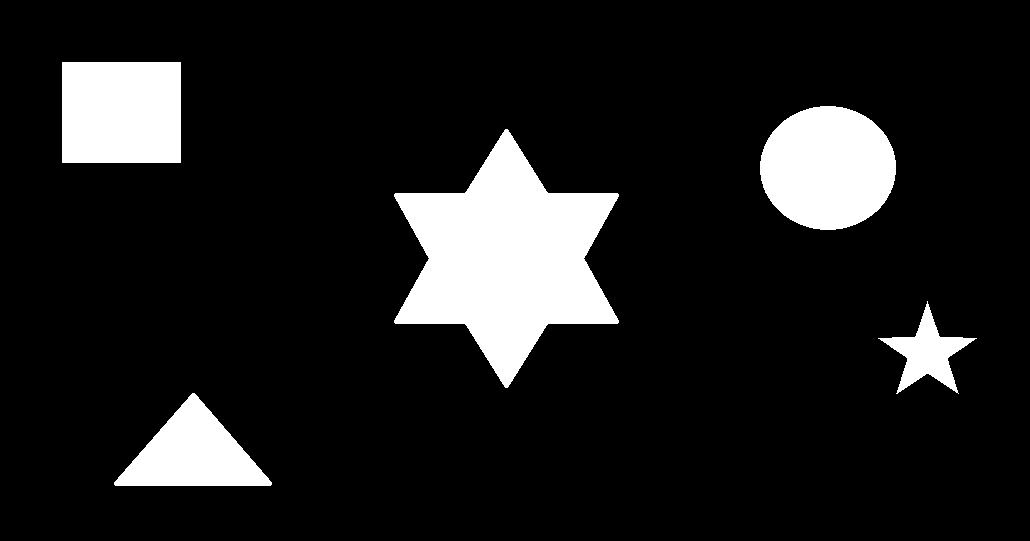
//> input picture Binary1.png, 1030 x 541 px
$ ./try   (built with g++ and OpenCV 4)
//> lines starting //> are read from the running program, lines starting //| are printed output that depends on the picture; after the words box and inside, x2 and y2 are one past the last pixel; in counts of white or black regions, pixels touching at a corner belong together
#include<iostream>

		#include "opencv2/highgui/highgui.hpp"
		#include "opencv2/imgproc/imgproc.hpp"
		#include "opencv2/core/core.hpp"

		using namespace cv;
		using namespace std;

int is_valid(int i,int j,Mat img2)
	{
		if(i<0 or j<0 or i>=img2.rows-1 or j>=img2.cols-1)
			return 0;
		return 1;
	}

void DFS_visit(int i,int j,int count,Mat img2)
	{	int k,l;
		img2.at<uchar>(i,j)=255-30*count;

		for(k=i-1;k<=i+1;k++)
			{
				for(l=j-1;l<=j+1;l++)
					{if(k!=i and l!=j)
						if(img2.at<uchar>(k,l)==255 and is_valid(k,l,img2))
								{
									img2.at<uchar>(k,l)=180;
									DFS_visit(k,l,count,img2);
								}
					}
			}
	}


int main()
	{
		int i,j,count=2;
		Mat img=imread("Binary1.png",0);
//> img: 541 rows x 1030 cols, CV_8UC1; 12% white; 5 white regions, box (x1, y1, x2, y2) and area: (394, 129, 619, 388) 30617, (760, 106, 896, 230) 13224, (62, 62, 181, 163) 12019, (114, 393, 272, 486) 7721, (878, 301, 977, 394) 3134
		Mat img3(img.rows,img.cols,CV_8UC1,Scalar(0));

		for(i=0;i<img.rows;i++)
		 	{
		 		for(j=0;j<img.cols;j++)
		 			{
		 				if(img.at<uchar>(i,j)>=50)
								img3.at<uchar>(i,j)=255;
					}
			}

		Mat img2=img3.clone();

		for(i=0;i<img.rows;i++)
		 	{
		 		for(j=0;j<img.cols;j++)
		 			{
		 				if(img2.at<uchar>(i,j)==255)
		 					{
		 						DFS_visit(i,j,count,img2);
		 						count++;
		 					}
		 			}
		 	}
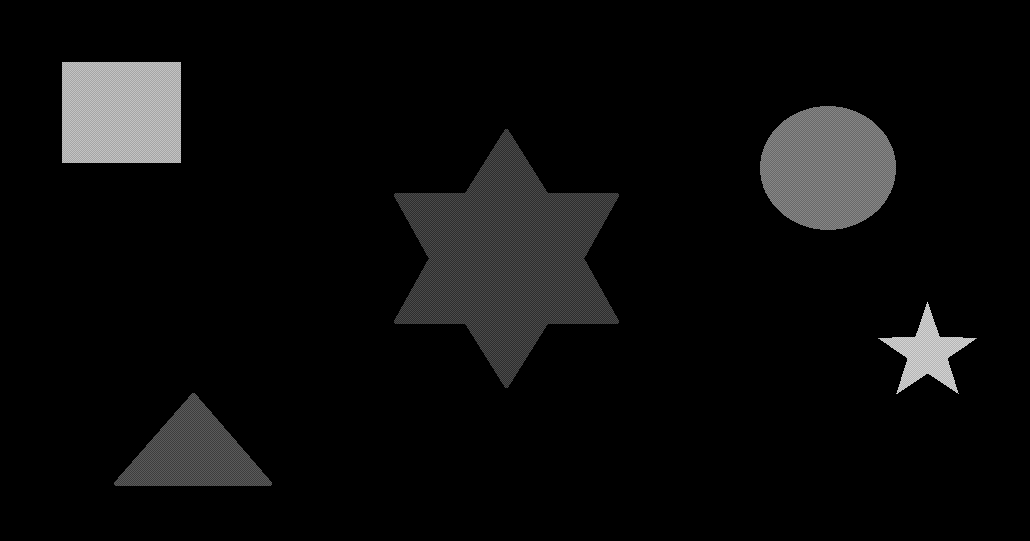
//> img2: 541 rows x 1030 cols, CV_8UC1; min 0, max 241, mean 12.2
//> after the loop, count = 16
		 	cout << count << endl;
//| 16
		imwrite("object_detection.jpg",img2);
		imshow("image",img2);
		waitKey(0);
		return 0;
	}
